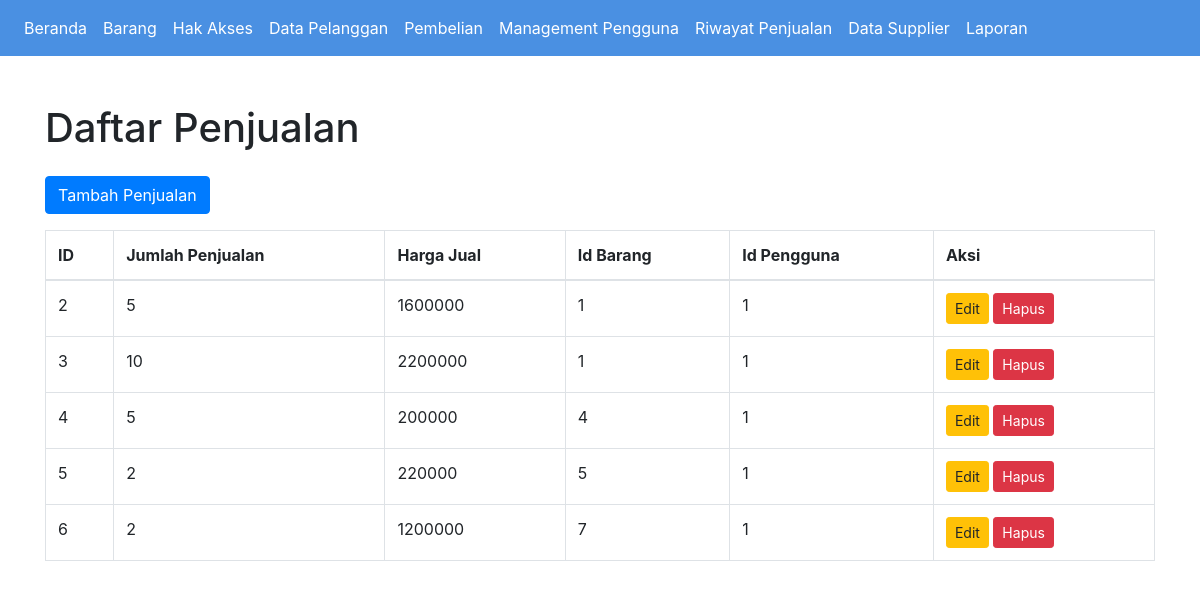
The app's page /penjualan/read_penjualan.php with its own data.
### tables this page shows
CREATE TABLE `penjualan` (
  `IdPenjualan` int(11) NOT NULL,
  `JumlahPenjualan` int(100) NOT NULL,
  `HargaJual` int(100) NOT NULL,
  `IdBarang` int(11) NOT NULL,
  `IdPengguna` int(11) NOT NULL
);

### penjualan/Penjualan.php (called while the page is built, shortened)
<?php
class Penjualan {
    private $conn;
    public function __construct($conn) {
        $this->conn = $conn;
    }
    public function read() {
        $sql = "SELECT * FROM penjualan";
        return $this->conn->query($sql);
    }
}
?>

### penjualan/read_penjualan.php (the view, shortened to what this page needs)
<?php
include '../header.php';
include 'Penjualan.php';
include '../connect.php';
$penjualan = new Penjualan($conn);
$result = $penjualan->read();
?>
<!DOCTYPE html>
<html lang="en">
<head>
    <link href="https://stackpath.bootstrapcdn.com/bootstrap/4.5.2/css/bootstrap.min.css" rel="stylesheet">
</head>
<body>
    <div class="container mt-5">
        <h1 class="mb-4">Daftar Penjualan</h1>
        <a href="create_penjualan.php" class="btn btn-primary mb-3">Tambah Penjualan</a>
        <table class="table table-bordered">
            <thead>
                <tr>
                    <th>ID</th>
                    <th>Jumlah Penjualan</th>
                    <th>Harga Jual</th>
                    <th>Id Barang</th>
                    <th>Id Pengguna</th>
                    <th>Aksi</th>
                </tr>
            </thead>
            <tbody>
                <?php
                if ($result->num_rows > 0) {
                    while ($row = $result->fetch_assoc()) {
                        echo "<tr>
                            <td>".$row['IdPenjualan']."</td>
                            <td>".$row['JumlahPenjualan']."</td>
                            <td>".$row['HargaJual']."</td>
                            <td>".$row['IdBarang']."</td>
                            <td>".$row['IdPengguna']."</td>
                            <td>
                                <a href='update_penjualan.php?id=".$row['IdPenjualan']."' class='btn btn-warning btn-sm'>Edit</a>
                                <a href='delete_penjualan.php?id=".$row['IdPenjualan']."' class='btn btn-danger btn-sm'>Hapus</a>
                            </td>
                        </tr>";
                    }
                } else {
                    echo "<tr><td colspan='6'>Tidak ada data</td></tr>";
                }
                ?>
            </tbody>
        </table>
    </div>
</body>
</html>

### header.php (style rules this page uses)
body { background-color: #f0f8ff; color: #333; }

### records on screen
penjualan: IdPenjualan "2", JumlahPenjualan "5", HargaJual "1600000", IdBarang "1", IdPengguna "1"
penjualan: IdPenjualan "3", JumlahPenjualan "10", HargaJual "2200000", IdBarang "1", IdPengguna "1"
penjualan: IdPenjualan "4", JumlahPenjualan "5", HargaJual "200000", IdBarang "4", IdPengguna "1"
penjualan: IdPenjualan "5", JumlahPenjualan "2", HargaJual "220000", IdBarang "5", IdPengguna "1"
penjualan: IdPenjualan "6", JumlahPenjualan "2", HargaJual "1200000", IdBarang "7", IdPengguna "1"
